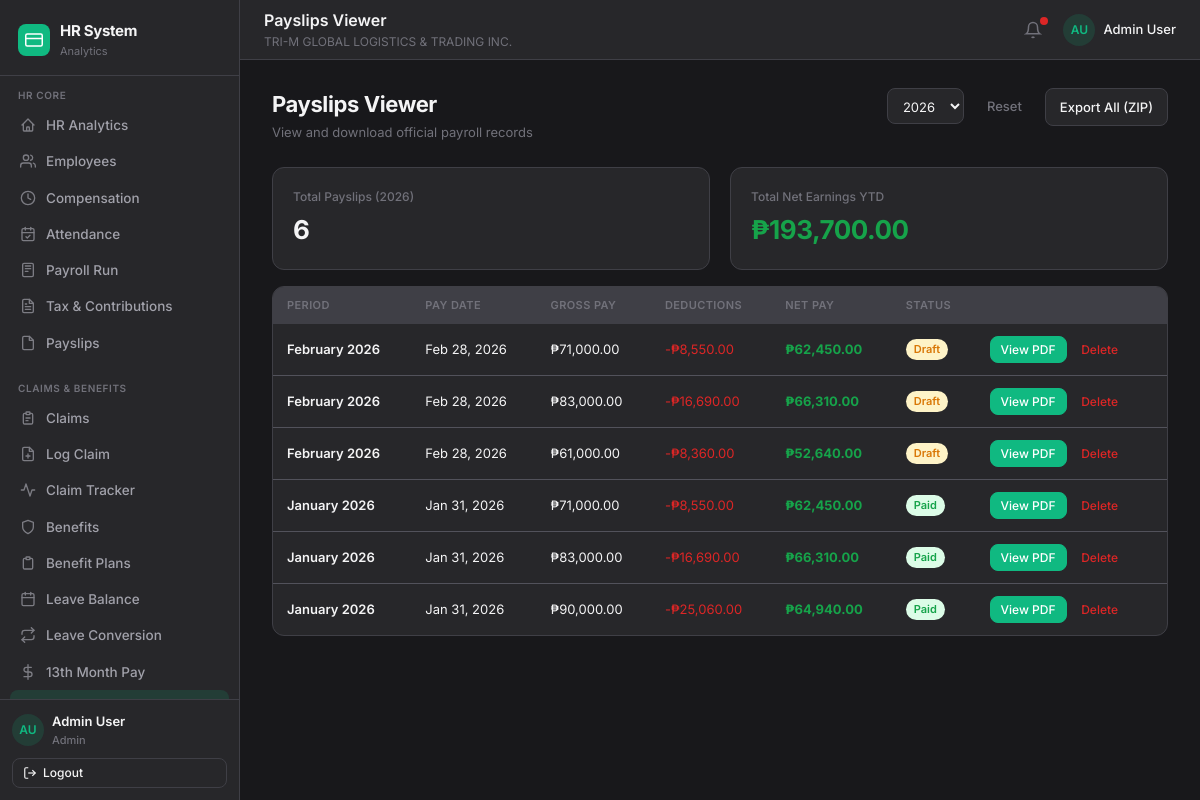
/pages/payslips_viewer.php (signed in), run on the app's committed database.
### tables this page shows
CREATE TABLE IF NOT EXISTS payroll_items (
  id              INT AUTO_INCREMENT PRIMARY KEY,
  payroll_run_id  INT           NOT NULL,
  employee_id     VARCHAR(20)   NOT NULL,
  employee_name   VARCHAR(200)  NOT NULL,
  department      VARCHAR(100)  DEFAULT NULL,
  days_worked     DECIMAL(4,1)  NOT NULL DEFAULT 22,
  ot_hours        DECIMAL(6,1)  NOT NULL DEFAULT 0,
  basic_pay       DECIMAL(12,2) NOT NULL DEFAULT 0,
  overtime_pay    DECIMAL(12,2) NOT NULL DEFAULT 0,
  allowances      DECIMAL(12,2) NOT NULL DEFAULT 0,
  claims_amount   DECIMAL(12,2) NOT NULL DEFAULT 0,
  gross_pay       DECIMAL(12,2) NOT NULL DEFAULT 0,
  sss_ee          DECIMAL(10,2) NOT NULL DEFAULT 0,
  sss_er          DECIMAL(10,2) NOT NULL DEFAULT 0,
  philhealth_ee   DECIMAL(10,2) NOT NULL DEFAULT 0,
  philhealth_er   DECIMAL(10,2) NOT NULL DEFAULT 0,
  pagibig_ee      DECIMAL(10,2) NOT NULL DEFAULT 0,
  pagibig_er      DECIMAL(10,2) NOT NULL DEFAULT 0,
  withholding_tax DECIMAL(10,2) NOT NULL DEFAULT 0,
  loans_deduction DECIMAL(10,2) NOT NULL DEFAULT 0,
  total_deductions DECIMAL(12,2) NOT NULL DEFAULT 0,
  net_pay         DECIMAL(12,2) NOT NULL DEFAULT 0,
  ewallet_provider VARCHAR(30)  DEFAULT NULL,
  status          ENUM('Draft','Approved','Paid') NOT NULL DEFAULT 'Draft',
  is_included     TINYINT(1)    NOT NULL DEFAULT 1,
  pay_date        DATE          DEFAULT NULL,
  FOREIGN KEY (payroll_run_id) REFERENCES payroll_runs(id) ON DELETE CASCADE,
  FOREIGN KEY (employee_id) REFERENCES employees(id) ON DELETE CASCADE
);

CREATE TABLE IF NOT EXISTS payroll_runs (
  id           INT AUTO_INCREMENT PRIMARY KEY,
  period       VARCHAR(50)   NOT NULL,
  period_start DATE          NOT NULL,
  period_end   DATE          NOT NULL,
  total_gross  DECIMAL(14,2) NOT NULL DEFAULT 0,
  total_deductions DECIMAL(14,2) NOT NULL DEFAULT 0,
  total_net    DECIMAL(14,2) NOT NULL DEFAULT 0,
  status       ENUM('Draft','Processing','Approved','Paid') NOT NULL DEFAULT 'Draft',
  run_date     DATETIME      DEFAULT NULL,
  created_at   DATETIME      NOT NULL DEFAULT CURRENT_TIMESTAMP
);

### includes/config.php (called while the page is built, shortened)
<?php
function formatCurrency(float $amount): string {
    return '₱' . number_format($amount, 2);
}
function formatDate(?string $date): string {
    $ts = strtotime($date);
    return $ts ? date('M j, Y', $ts) : '';
}
function getStatusBadgeClass(string $status): string {
    return match($status) {
        'Active', 'Paid', 'Approved', 'Released'                         => 'badge-success',
        'Pending', 'Processing', 'AI Review', 'Pending Approval','On Leave','Draft' => 'badge-warning',
        'Enrolled'                                                         => 'badge-info',
        'Regular'                                                          => 'badge-muted',
        'Rejected', 'Resigned', 'Terminated', 'Cancelled'                => 'badge-danger',
        default                                                            => 'badge-muted',
    };
}

### pages/payslips_viewer.php (the view, shortened to what this page needs)
<?php
require_once __DIR__ . '/../includes/config.php';
$pdo = getDB();
$year = $_GET['year'] ?? date('Y');
$stmt = $pdo->prepare("
    SELECT p.*, r.period
    FROM payroll_items p
    JOIN payroll_runs r ON p.payroll_run_id = r.id
    WHERE YEAR(r.period_start) = ? AND p.is_included = 1
    ORDER BY r.period_start DESC
");
$stmt->execute([$year]);
$payslips = $stmt->fetchAll();
$totCount = count($payslips);
$totEarned = 0;
foreach($payslips as $p) {
    if ($p['status'] === 'Paid') $totEarned += $p['net_pay'];
}
include __DIR__ . '/../includes/header.php';
include __DIR__ . '/../includes/sidebar.php';
?>
<div class="app-main">
  <?php include __DIR__ . '/../includes/topbar.php'; ?>
  <div class="page-content">
    <div class="page-header">
      <div>
        <h1>Payslips Viewer</h1>
        <p>View and download official payroll records</p>
      </div>
      <div class="flex gap-2">
          <form method="GET">
              <select name="year" class="form-control" onchange="this.form.submit()">
                  <option value="2026" <?= $year=='2026'?'selected':'' ?>>2026</option>
              </select>
          </form>
          <a href="?page=payslips_viewer" class="btn btn-ghost">Reset</a>
          <button class="btn btn-secondary">Export All (ZIP)</button>
      </div>
    </div>
    <div class="grid-2 mb-4">
      <div class="stat-card">
        <div class="stat-label">Total Payslips (<?= htmlspecialchars($year) ?>)</div>
        <div class="stat-value"><?= $totCount ?></div>
      </div>
      <div class="stat-card">
        <div class="stat-label">Total Net Earnings YTD</div>
        <div class="stat-value" style="color:var(--success)"><?= formatCurrency($totEarned) ?></div>
      </div>
    </div>
    <div class="card">
        <div class="table-wrap">
            <table>
                <thead>
                    <tr>
                        <th>Period</th>
                        <th>Pay Date</th>
                        <th>Gross Pay</th>
                        <th>Deductions</th>
                        <th>Net Pay</th>
                        <th>Status</th>
                        <th></th>
                    </tr>
                </thead>
                <tbody>
                    <?php foreach($payslips as $p): ?>
                    <tr>
                        <td class="font-semibold text-main"><?= htmlspecialchars($p['period']) ?></td>
                        <td><?= formatDate($p['pay_date']) ?: 'Pending' ?></td>
                        <td><?= formatCurrency($p['gross_pay']) ?></td>
                        <td style="color:var(--danger)">-<?= formatCurrency($p['total_deductions']) ?></td>
                        <td class="font-bold text-main" style="color:var(--success)"><?= formatCurrency($p['net_pay']) ?></td>
                        <td><span class="badge <?= getStatusBadgeClass($p['status']) ?>"><?= htmlspecialchars($p['status']) ?></span></td>
                        <td>
                            <button class="btn btn-primary btn-sm" onclick="viewMyPayslip(<?= htmlspecialchars(json_encode($p)) ?>)">View PDF</button>
                            <form method="POST" style="display:inline;" onsubmit="return confirm('Delete this payslip? This cannot be undone.');">
                                <button type="submit" class="btn btn-ghost btn-sm" style="color:var(--danger)">Delete</button>
                            </form>
                        </td>
                    </tr>
                    <?php endforeach; ?>
                </tbody>
            </table>
        </div>
    </div>
  </div>
</div>
<?php include __DIR__ . '/../includes/footer.php'; ?>

### assets/css/style.css (style rules this page uses)
:root { --primary: #10b981; --primary-light: rgba(16, 185, 129, 0.15); --primary-dark: #059669; --bg: #18181b; --surface: #27272a; --surface-alt: #3f3f46; --border: #3f3f46; --border-light: #52525b; --text: #a1a1aa; --text-main: #f4f4f5; --text-muted: #71717a; --text-inv: #18181b; --success: #16a34a; --success-bg: #dcfce7; --warning: #d97706; --warning-bg: #fef3c7; --danger: #dc2626; --danger-bg: #fee2e2; --info: #0284c7; --info-bg: #e0f2fe; --sidebar-w: 240px; --header-h: 60px; --radius: 8px; --radius-lg: 12px; --shadow-sm: 0 1px 3px rgba(0,0,0,.06), 0 1px 2px rgba(0,0,0,.04); --shadow: 0 4px 12px rgba(0,0,0,.08); --shadow-lg: 0 8px 24px rgba(0,0,0,.12); --transition: all .2s ease; --font: 'Inter', system-ui, sans-serif; font-family: var(--font); font-size: 14px; line-height: 1.5; color: var(--text); background: var(--bg); -webkit-font-smoothing: antialiased; }
*, *::before, *::after { box-sizing: border-box; margin: 0; padding: 0; }
body { min-height: 100vh; }
a { color: inherit; text-decoration: none; }
button { cursor: pointer; font-family: inherit; }
input, select, textarea { font-family: inherit; }
.app-main { flex: 1; display: flex; flex-direction: column; min-width: 0; margin-left: var(--sidebar-w); transition: margin-left .25s ease; }
.page-content { padding: 28px 32px; flex: 1; }
.page-header { display: flex; align-items: flex-start; justify-content: space-between; margin-bottom: 24px; gap: 16px; }
.page-header h1 { font-size: 22px; font-weight: 700; color: var(--text-main); letter-spacing: -.4px; }
.page-header p { font-size: 13px; color: var(--text-muted); margin-top: 2px; }
.stat-card { background: var(--surface); border: 1px solid var(--border); border-radius: var(--radius-lg); padding: 20px; display: flex; flex-direction: column; gap: 4px; transition: var(--transition); }
.stat-label { font-size: 12px; color: var(--text-muted); font-weight: 500; }
.stat-value { font-size: 26px; font-weight: 700; color: var(--text-main); letter-spacing: -.5px; }
.card { background: var(--surface); border: 1px solid var(--border); border-radius: var(--radius-lg); overflow: hidden; }
.table-wrap { overflow-x: auto; }
table { width: 100%; border-collapse: collapse; font-size: 13px; }
thead th { text-align: left; padding: 10px 14px; font-size: 11px; font-weight: 600; color: var(--text-muted); text-transform: uppercase; letter-spacing: .4px; border-bottom: 1px solid var(--border); background: var(--surface-alt); }
tbody tr { border-bottom: 1px solid var(--border-light); }
tbody tr:last-child { border-bottom: none; }
tbody td { padding: 12px 14px; color: var(--text-main); vertical-align: middle; }
.form-control { width: 100%; padding: 8px 11px; font-size: 13px; color: var(--text-main); background: var(--surface); border: 1px solid var(--border); border-radius: var(--radius); transition: var(--transition); outline: none; }
.form-control::placeholder { color: var(--text-muted); }
select.form-control option { background: var(--surface); }
.btn { display: inline-flex; align-items: center; gap: 6px; padding: 8px 14px; font-size: 13px; font-weight: 500; border-radius: var(--radius); border: 1px solid transparent; transition: var(--transition); cursor: pointer; white-space: nowrap; }
.btn-sm { padding: 5px 10px; font-size: 12px; }
.btn-primary { background: var(--primary); color: #fff; border-color: var(--primary); }
.btn-secondary { background: var(--surface); color: var(--text-main); border-color: var(--border); }
.btn-ghost { background: transparent; color: var(--text-muted); border-color: transparent; }
.badge { display: inline-flex; align-items: center; padding: 2px 8px; font-size: 11px; font-weight: 600; border-radius: 20px; white-space: nowrap; }
.badge-success { background: var(--success-bg); color: var(--success); }
.badge-warning { background: var(--warning-bg); color: var(--warning); }
.flex { display: flex; }
.gap-2 { gap: 8px; }
.mb-4 { margin-bottom: 16px; }
.text-main { color: var(--text-main); }
.font-bold { font-weight: 700; }
.font-semibold { font-weight: 600; }
.grid-2 { display: grid; grid-template-columns: 1fr 1fr; gap: 20px; }

### data on the page
payroll_items: payroll_run.period "February 2026", pay_date "Feb 28, 2026", gross_pay "₱71,000.00", total_deductions "₱8,550.00", net_pay "₱62,450.00", status "Draft"
payroll_items: payroll_run.period "February 2026", pay_date "Feb 28, 2026", gross_pay "₱83,000.00", total_deductions "₱16,690.00", net_pay "₱66,310.00", status "Draft"
payroll_items: payroll_run.period "February 2026", pay_date "Feb 28, 2026", gross_pay "₱61,000.00", total_deductions "₱8,360.00", net_pay "₱52,640.00", status "Draft"
payroll_items: payroll_run.period "January 2026", pay_date "Jan 31, 2026", gross_pay "₱71,000.00", total_deductions "₱8,550.00", net_pay "₱62,450.00", status "Paid"
payroll_items: payroll_run.period "January 2026", pay_date "Jan 31, 2026", gross_pay "₱83,000.00", total_deductions "₱16,690.00", net_pay "₱66,310.00", status "Paid"
payroll_items: payroll_run.period "January 2026", pay_date "Jan 31, 2026", gross_pay "₱90,000.00", total_deductions "₱25,060.00", net_pay "₱64,940.00", status "Paid"

### other printed values
$section "HR CORE"
$item['label'] "HR Analytics"
$item['label'] "Employees"
$item['label'] "Compensation"
$item['label'] "Attendance"
$item['label'] "Payroll Run"
$item['label'] "Tax & Contributions"
$item['label'] "Payslips"
$section "CLAIMS & BENEFITS"
$item['label'] "Claims"
$item['label'] "Log Claim"
$item['label'] "Claim Tracker"
$item['label'] "Benefits"
$item['label'] "Benefit Plans"
$item['label'] "Leave Balance"
